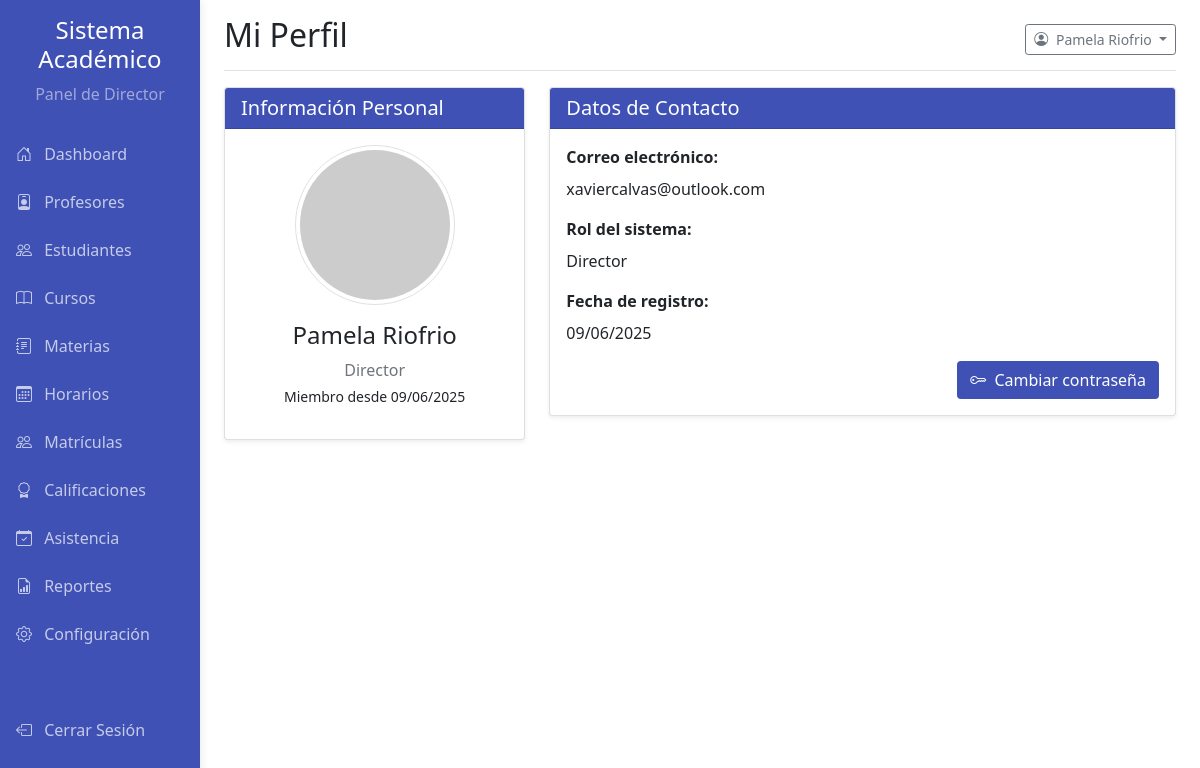
The page /pages/director_perfil.php (signed in) on the database its author committed.
### tables this page shows
CREATE TABLE `usuarios` (
  `id` int(11) NOT NULL,
  `nombre` varchar(100) NOT NULL,
  `apellido` varchar(100) NOT NULL,
  `email` varchar(150) NOT NULL,
  `password` varchar(255) NOT NULL,
  `mfa_code` varchar(10) DEFAULT NULL,
  `mfa_expiry` datetime DEFAULT NULL,
  `email_verification_token` varchar(255) DEFAULT NULL,
  `email_verified_at` datetime DEFAULT NULL,
  `role_id` int(11) NOT NULL,
  `fecha_creacion` datetime NOT NULL DEFAULT current_timestamp()
);

### pages/director_perfil.php (the view, shortened to what this page needs)
<?php
require_once '../config.php';
$stmt = $mysqli->prepare("
    SELECT nombre, apellido, email, role_id, fecha_creacion
      FROM usuarios
     WHERE id = ?
");
$stmt->bind_param('i', $_SESSION['user_id']);
$stmt->execute();
$stmt->bind_result($nombre, $apellido, $email, $rol, $fecha_creacion);
include __DIR__ . '/side_bar_director.php';
?>
<!DOCTYPE html>
<html lang="es">
<head>
    <link href="../css/bootstrap.min.css" rel="stylesheet">
    <link href="../css/academic.css" rel="stylesheet" type="text/css">
    <link rel="stylesheet" href="https://cdn.jsdelivr.net/npm/bootstrap-icons@1.8.1/font/bootstrap-icons.css">
</head>
<body>
<div class="container-fluid">
    <div class="row">
        <div class="col-md-9 ms-sm-auto col-lg-10 px-md-4">
            <div class="d-flex justify-content-between flex-wrap flex-md-nowrap align-items-center pt-3 pb-2 mb-3 border-bottom">
                <h1 class="h2">Mi Perfil</h1>
                <div class="dropdown">
                    <button class="btn btn-sm btn-outline-secondary dropdown-toggle" type="button" data-bs-toggle="dropdown">
                        <i class="bi bi-person-circle me-1"></i>
                        <?php echo htmlspecialchars($nombre . ' ' . $apellido, ENT_QUOTES, 'UTF-8'); ?>
                    </button>
                </div>
            </div>
            <div class="row">
                <div class="col-md-4 mb-4">
                    <div class="card shadow-sm">
                        <div class="card-header card-header-academic">
                            <h5 class="mb-0 text-white">Información Personal</h5>
                        </div>
                        <div class="card-body text-center">
                            <img src="https://via.placeholder.com/150" class="rounded-circle img-thumbnail mb-3" alt="Foto de perfil">
                            <h4><?php echo htmlspecialchars($nombre . ' ' . $apellido); ?></h4>
                            <p class="text-muted mb-1">
                                <?php echo ($rol == 1 ? 'Director' : 'Usuario del sistema'); ?>
                            </p>
                            <p><small>Miembro desde <?php echo date('d/m/Y', strtotime($fecha_creacion)); ?></small></p>
                        </div>
                    </div>
                </div>
                <div class="col-md-8">
                    <div class="card mb-4 shadow-sm">
                        <div class="card-header card-header-academic">
                            <h5 class="mb-0 text-white">Datos de Contacto</h5>
                        </div>
                        <div class="card-body">
                            <div class="mb-3">
                                <label class="form-label fw-bold">Correo electrónico:</label>
                                <p><?php echo htmlspecialchars($email); ?></p>
                            </div>
                            <div class="mb-3">
                                <label class="form-label fw-bold">Rol del sistema:</label>
                                <p><?php echo ($rol == 1 ? 'Director' : 'Usuario estándar'); ?></p>
                            </div>
                            <div class="mb-3">
                                <label class="form-label fw-bold">Fecha de registro:</label>
                                <p><?php echo date('d/m/Y', strtotime($fecha_creacion)); ?></p>
                            </div>
                            <div class="text-end">
                                <button class="btn btn-academic" data-bs-toggle="modal" data-bs-target="#changePasswordModal">
                                    <i class="bi bi-key me-1"></i> Cambiar contraseña
                                </button>
                            </div>
                        </div>
                    </div>
                </div>
            </div>
        </div>
    </div>
</div>
</body>
</html>

### css/academic.css (style rules this page uses)
:root { --academic-primary: #3f51b5; --academic-secondary: #ff4081; --academic-success: #4caf50; --academic-info: #2196f3; --academic-warning: #ff9800; --academic-danger: #f44336; --academic-light: #f5f5f5; --academic-dark: #212121; }
.card-header-academic { background-color: var(--academic-primary); color: white; }
.btn-academic { background-color: var(--academic-primary); color: white; }

### rows shown on the page
usuarios: nombre+apellido "Pamela Riofrio", fecha_creacion "09/06/2025", email "xaviercalvas@outlook.com"
